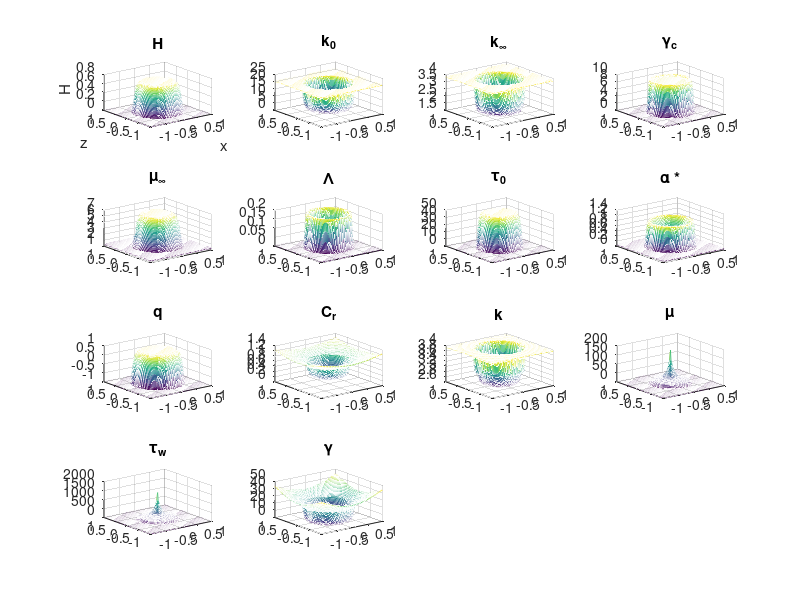

This chart was generated by the following MATLAB code:
clf;
clear;
% Model parameters
% From paper
n = 20;  % Power law index
H_min = 0.0;  % Minimum hematocrit
H_t = 0.25;  % Tube hematorcrit
% Arbitrary
R1 = 20.0;  % Vessel radius
R2 = 0.7 * R1;  % RBC core radius
lambda = R2 / R1;  % Core thickness
h = 0.2 * R1;  % Minimum gap width
delta = h / R1;  % Dimensionless peripheral layer thickness
d = 0.0 * R1;  % Distance between two centers
epsilon = d / R1;  % Eccentricity

% Only axisymmetric
H_max = H_min + (H_t - H_min) * (n + 1) * (n + 2) / (n - 1) / (n - 2) /...
    lambda ^ 2;

if epsilon > 1 - lambda, error('Eccentricity too high'); end

nn = 101;  % Number of nodes in each direction
grid_vector = linspace(-1, 1, nn);  % -1 and 1 are normalized values
[x, z] = meshgrid(grid_vector);
r = sqrt(x.^2 + z.^2);  % Radial coordinates
H = ones(nn, nn) .* H_min;  % Hematrocrit distribution

for ii = 1 : nn
  for jj = 1 : nn
    if r(ii, jj) ~= 0
      rho = sqrt(epsilon^2 + r(ii, jj)^2 + 2 * r(ii, jj) * epsilon *...
          z(ii, jj) / r(ii, jj));
    else
      rho = sqrt(epsilon^2 + r(ii, jj)^2);
    end
    %% Non-Axisymmetric hematocrit distribution
    if rho < lambda
      rl = rho / lambda;  % For convenience
      H(ii, jj) = H_max - (H_max - H_min) * (0.5 * n * (n - 1) * rl^(n - 2) -...
          n * (n - 2) * rl^(n - 1) + 0.5 * (n - 1) * (n - 2) * rl^n);
    end
    %% Axisymmetric hematocrit distribution
    % if r(ii, jj) < 1 - delta
    %   H(ii, jj) = H_max - (H_max - H_min) * (0.5 * n * (n - 1) * (r(ii, jj) /...
    %   lambda)^(n - 2) - n * (n - 2) * (r(ii, jj) / lambda)^(n - 1) + 0.5 *...
    %   (n - 1) * (n - 2) * (r(ii, jj) / lambda) ^ n);
    % end
  end
end

% Parameters for RK4
fmin = 0;
fmax = 1e6;
tau_wm = 1.4;  % dyne / cm^2, Characteristic wall shear stress
mu_p = 1.3;
% P_g = 2 * tau_wm * 1e-5 * 1e8 / R1;
P_g = 4;
I_e = 1.0;  % *
gamma_s = 1.0;  % *
% Model
k_0 = 0.275363 + 2 ./ (0.100158 + H);
k_inf = exp(1.3435 + H .* (-2.803 + H .* (2.711 - 0.6479 .* H)));
gamma_c = exp(-6.1508 + H .* (27.923 + H .* (-25.6 + 3.697 .* H)));

% k = (k_0 + k_inf .* sqrt(I_e ./ gamma_c)) ./ (1 + sqrt(I_e ./ gamma_c));  % *
% mu = mu_p ./ (1 - 0.5 .* k .* H) .^ 2;  % *
% tau_w = 8 .* mu .* gamma_s;  % *
mu_inf = mu_p ./ (1 - 0.5 .* k_inf .* H) .^ 2;
mu_inf_m = max(max(mu_inf));
Lambda = gamma_c .* ((1 - 0.5 .* k_0 .* H) ./ (1 - 0.5 .* k_inf .* H)) .^ 2;
tau_0 = mu_p .* gamma_c .* (0.5 .* H .* (k_0 - k_inf)) .^ 2 ./ (1 - 0.5 .*...
    k_inf .* H) .^ 4;
% alpha = (sqrt(tau_0) + sqrt(mu_inf .* Lambda)) ./ sqrt(lambda .* tau_w);
q = (sqrt(tau_0) - sqrt(mu_inf .* Lambda)) ./ (sqrt(tau_0) + sqrt(mu_inf .*...
    Lambda));
% C_r = sqrt(r - 2 .* alpha .* q .* sqrt(r) + alpha .^ 2);

% Allocate memory
k = zeros(nn, nn);
mu = zeros(nn, nn);
tau_w = zeros(nn, nn);
alpha = zeros(nn, nn);
gamma_dot = zeros(nn, nn);
for ii = 1 : nn
  for jj = 1 : nn
    k_0_i = k_0(ii, jj);
    k_inf_i = k_inf(ii, jj);
    gamma_c_i = gamma_c(ii, jj);
    H_i = H(ii, jj);
    tau_0_i = tau_0(ii, jj);
    mu_inf_i = mu_inf(ii, jj);
    Lambda_i = Lambda(ii, jj);
    q_i = q(ii, jj);
    r_i = r(ii, jj);
    k_i = @(I_e) (k_0_i + k_inf_i * sqrt(I_e / gamma_c_i)) / (1 + sqrt(I_e /...
        gamma_c_i));  % *
    mu_i = @(I_e) mu_p / (1 - 0.5 * k_i(I_e) * H_i) ^ 2 / mu_inf_m;  % *
    tau_w_i = @(I_e) 8 * mu_i(I_e) * gamma_s;  % *
    alpha_i = @(I_e) (sqrt(tau_0_i) + sqrt(mu_inf_i * Lambda_i)) /...
        sqrt(lambda * tau_w_i(I_e));
    C_r_i = @(I_e) sqrt(r_i - 2 * alpha_i(I_e) * q_i * sqrt(r_i) +...
        alpha_i(I_e) ^ 2);
    dvdr = @(I_e) P_g * R1 / 4 / mu_inf_i * (r_i - alpha_i(I_e) *...
        (1 + q_i) * sqrt(r_i) + alpha_i(I_e)^2 + (sqrt(r_i) - alpha_i(I_e)) *...
        C_r_i(I_e)) - I_e;
    sr = fzero(dvdr, [0 100]);
    k(ii, jj) = k_i(sr);
    mu(ii, jj) = mu_i(sr);
    tau_w(ii, jj) = tau_w_i(sr);
    alpha(ii, jj) = alpha_i(sr);
    gamma_dot(ii, jj) = sr;
  end
end
C_r = sqrt(r - 2 .* alpha .* q .* sqrt(r) + alpha .^ 2);
% Arbitrary
h = 0.02;
R = 0 : h : 1;
incr = 1;
v = zeros(1, numel(R));
% for ii = numel(R) - 1 : -1 : 1
%   x_i = 51;
%   z_i = x_i + ii;
%   % Reverse sign when going from R1 to 0
%   mu_inf_i = mu_inf(z_i, x_i);
%   r_i = r(z_i, x_i);
%   alpha_i = alpha(z_i, x_i);
%   q_i = q(z_i, x_i);
%   C_r_i = C_r(z_i, x_i);
%   dvdr = @(r_i, x) P_g * R1 / 4 / mu_inf_i * (r_i - alpha_i * (1 + q_i) *...
%       sqrt(r_i) + alpha_i^2 + (sqrt(r_i) - alpha_i) * C_r_i);
%   k1 = h * dvdr(R(ii + incr), v(ii + incr));
%   k2 = h * dvdr(R(ii + incr) + h / 2, v(ii + incr) + k1 / 2);
%   k3 = h * dvdr(R(ii + incr) + h / 2, v(ii + incr) + k2 / 2);
%   k4 = h * dvdr(R(ii + incr) + h, v(ii + incr) + k3);
%   v(ii) = v(ii + incr) + (k1 + 2 * k2 + 2 * k3 + k4) / 6;
% end
% for ii = numel(R) - 1 : -1 : 1
%   x_i = 51;
%   z_i = x_i + ii;
%   % Model Parameters
%   k_0_i = k_0(z_i, x_i);
%   k_inf_i = k_inf(z_i, x_i);
%   gamma_c_i = gamma_c(z_i, x_i);
%   H_i = H(z_i, x_i);
%   tau_0_i = tau_0(z_i, x_i);
%   mu_inf_i = mu_inf(z_i, x_i);
%   Lambda_i = Lambda(z_i, x_i);
%   q_i = q(z_i, x_i);
%   r_i = r(z_i, x_i);
%   k = @(I_e) (k_0_i + k_inf_i * sqrt(I_e / gamma_c_i)) / (1 + sqrt(I_e /...
%       gamma_c_i));  % *
%   mu = @(I_e) mu_p / (1 - 0.5 * k(I_e) * H_i) ^ 2 / mu_inf_m;  % *
%   tau_w = @(I_e) 8 * mu(I_e) * gamma_s;  % *
%   alpha_i = @(I_e) (sqrt(tau_0_i) + sqrt(mu_inf_i * Lambda_i)) /...
%       sqrt(lambda * tau_w(I_e));
%   C_r_i = @(I_e) sqrt(r_i - 2 * alpha_i(I_e) * q_i * sqrt(r_i) +...
%       alpha_i(I_e) ^ 2);
%   % Reverse sign when going from R1 to 0
%   r_i = r(z_i, x_i);
%   dvdr = @(r_i, x) P_g * R1 / 4 / mu_inf_i * (r_i - alpha_i * (1 + q_i) *...
%       sqrt(r_i) + alpha_i^2 + (sqrt(r_i) - alpha_i) * C_r_i);
%   r1 = R(ii + incr);
%   r2 = R(ii + incr) + h / 2;
%   r3 = R(ii + incr) + h / 2;
%   r4 = R(ii + incr) + h;
%   dvdr1 = @(I_e) P_g * R1 / 4 / mu_inf_i * (r1 - alpha_i(I_e) * (1 + q_i) *...
%       sqrt(r1) + alpha_i(I_e)^2 + (sqrt(r1) - alpha_i(I_e)) * C_r_i(I_e)) - I_e;
%   dvdr2 = @(I_e) P_g * R1 / 4 / mu_inf_i * (r2 - alpha_i(I_e) * (1 + q_i) *...
%       sqrt(r2) + alpha_i(I_e)^2 + (sqrt(r2) - alpha_i(I_e)) * C_r_i(I_e)) - I_e;
%   dvdr3 = @(I_e) P_g * R1 / 4 / mu_inf_i * (r3 - alpha_i(I_e) * (1 + q_i) *...
%       sqrt(r3) + alpha_i(I_e)^2 + (sqrt(r3) - alpha_i(I_e)) * C_r_i(I_e)) - I_e;
%   dvdr4 = @(I_e) P_g * R1 / 4 / mu_inf_i * (r4 - alpha_i(I_e) * (1 + q_i) *...
%       sqrt(r4) + alpha_i(I_e)^2 + (sqrt(r4) - alpha_i(I_e)) * C_r_i(I_e)) - I_e;
%   k1 = h * fzero(dvdr1, [fmin fmax]);
%   k2 = h * fzero(dvdr2, [fmin fmax]);
%   k3 = h * fzero(dvdr3, [fmin fmax]);
%   k4 = h * fzero(dvdr4, [fmin fmax]);
%   % k1 = h * dvdr(R(ii + incr), v(ii + incr));
%   % k2 = h * dvdr(R(ii + incr) + h / 2, v(ii + incr) + k1 / 2);
%   % k3 = h * dvdr(R(ii + incr) + h / 2, v(ii + incr) + k2 / 2);
%   % k4 = h * dvdr(R(ii + incr) + h, v(ii + incr) + k3);
%   v(ii) = v(ii + incr) + (k1 + 2 * k2 + 2 * k3 + k4) / 6;
% end

% plot(R, v * tau_wm * R1 / 2 / mu_inf_m);
plot_y = 4;
plot_x = 4;
subplot(plot_y, plot_x, 1);
mesh(x, z, H);
xlabel('x');
ylabel('z');
zlabel('H');
zlim([0 0.8]);
title('H');
subplot(plot_y, plot_x, 2);
mesh(x, z, k_0);
title('k_0');
subplot(plot_y, plot_x, 3);
mesh(x, z, k_inf);
title('k_\infty');
subplot(plot_y, plot_x, 4);
mesh(x, z, gamma_c);
title('\gamma_c');
subplot(plot_y, plot_x, 5);
mesh(x, z, mu_inf);
title('\mu_\infty');
subplot(plot_y, plot_x, 6);
mesh(x, z, Lambda);
title('\Lambda');
subplot(plot_y, plot_x, 7);
mesh(x, z, tau_0);
title('\tau_0');
subplot(plot_y, plot_x, 8);
mesh(x, z, alpha);
title('\alpha *');
subplot(plot_y, plot_x, 9);
mesh(x, z, q);
title('q');
subplot(plot_y, plot_x, 10);
mesh(x, z, C_r);
title('C_r');
subplot(plot_y, plot_x, 11);
mesh(x, z, k);
title('k');
subplot(plot_y, plot_x, 12);
mesh(x, z, mu);
title('\mu');
subplot(plot_y, plot_x, 13);
mesh(x, z, tau_w);
title('\tau_w');
subplot(plot_y, plot_x, 14);
mesh(x, z, gamma_dot);
title('\gamma');
